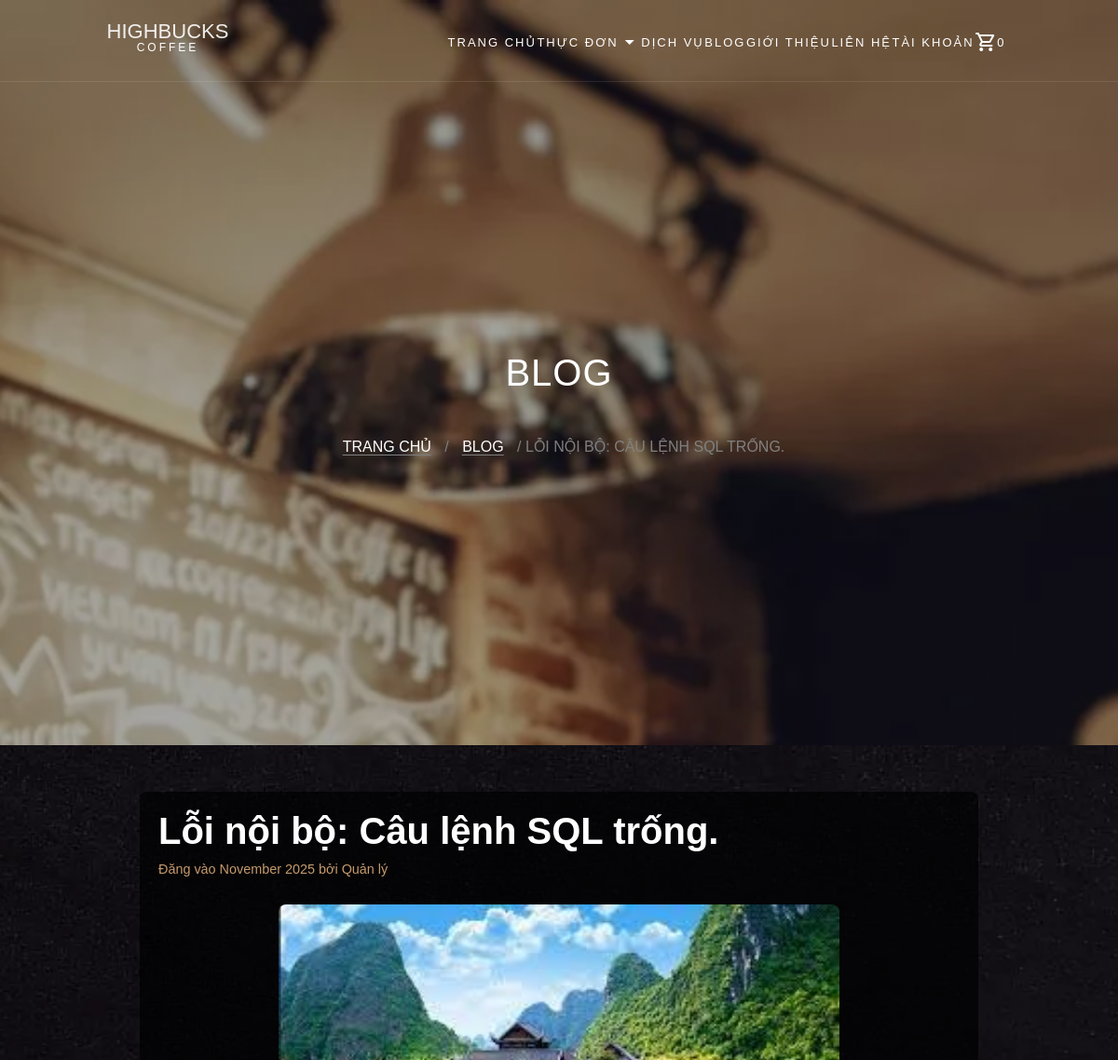
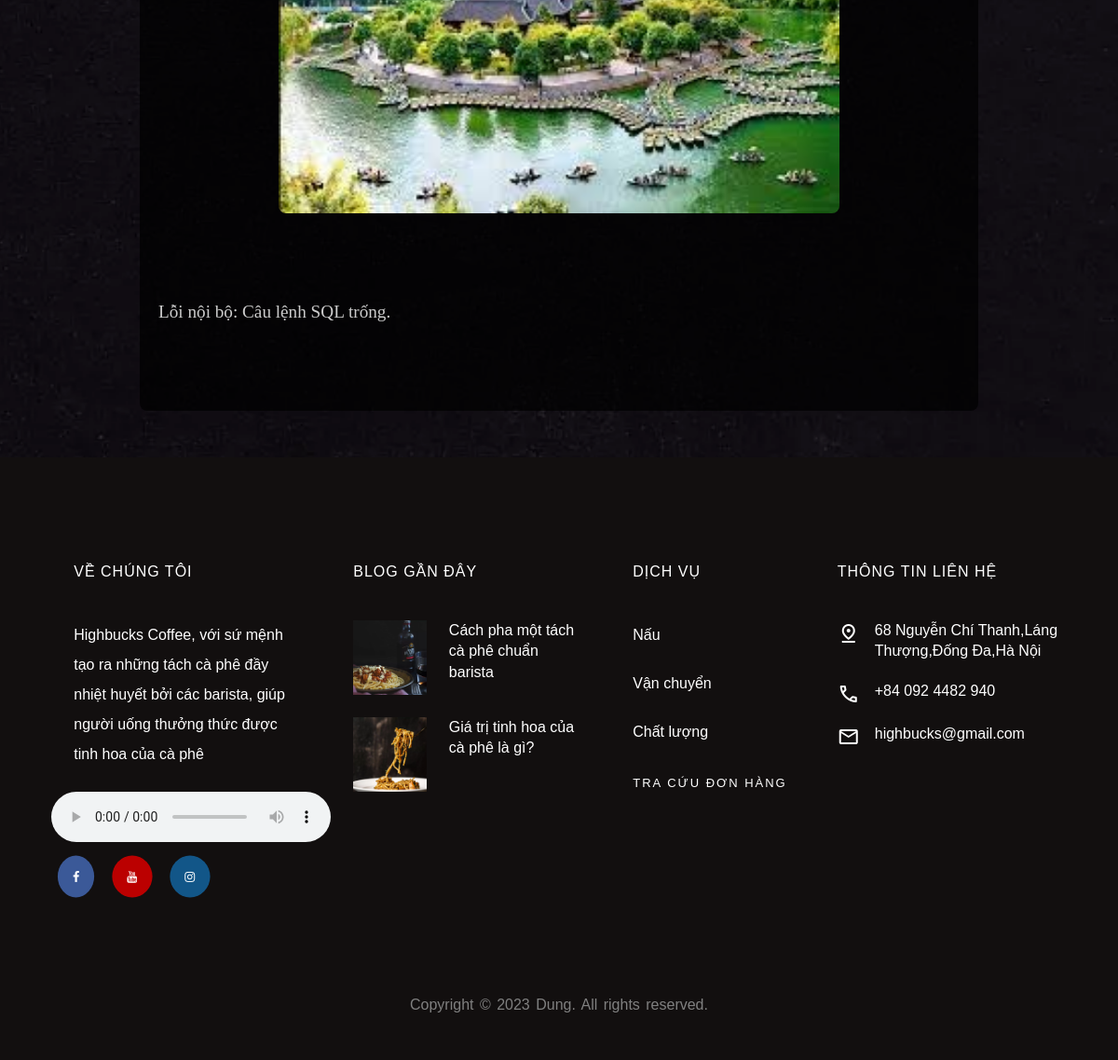
/Page/blog_detail.php?id=8, run on the app's committed database (2 pictures, top to bottom).
### tables this page shows
CREATE TABLE IF NOT EXISTS `blog_posts` (
  `id` int NOT NULL AUTO_INCREMENT,
  `title` varchar(255) NOT NULL,
  `content` text NOT NULL,
  `image_url` varchar(255) DEFAULT NULL,
  `author` varchar(100) NOT NULL DEFAULT 'ADMIN',
  `created_at` datetime DEFAULT CURRENT_TIMESTAMP,
  PRIMARY KEY (`id`)
);

### Page/blog_detail.php (the view, shortened to what this page needs)
<?php
include_once '../PHP/Connect.php';
$post = null;
$page_title = "Blog";
$post_id = isset($_GET['id']) ? (int)$_GET['id'] : 0;
if ($post_id) {
    $sql = "SELECT id, title, content, image_url, author, created_at FROM blog_posts WHERE id = ?";
    $stmt = $conn->prepare($sql);
    $stmt->bind_param("i", $post_id);
    $stmt->execute();
    $result = $stmt->get_result();
    $post = $result->fetch_assoc();
    if ($post) {
        $page_title = $post['title'];
    } else {
        $page_title = "Không tìm thấy bài viết";
    }
} else {
    $page_title = "Không tìm thấy bài viết";
}
?>
<!DOCTYPE html>
<html lang="vi">
<head>
    <link rel="stylesheet" href="../Css/blog.css">
    <link rel="stylesheet" href="https://cdnjs.cloudflare.com/ajax/libs/font-awesome/4.7.0/css/font-awesome.min.css">
</head>
<body>
    <?php include '../PHP/Menu.php'; ?>
    <div class="banner">
        <h1>BLOG</h1>
        <p>
            <a href="index.php">Trang chủ</a> /
            <a href="blog.php">Blog</a> /
            <span style="color: gray;"><?php echo htmlspecialchars($page_title); ?></span>
        </p>
    </div>
    <div class="blog-detail-container">
        <?php if ($post): ?>
            <div class="blog-detail-header">
                <h1><?php echo htmlspecialchars($post['title'] ?? ''); ?></h1>
                <p class="blog-meta">
                    Đăng vào <?php echo date('F Y', strtotime($post['created_at'] ?? '')); ?> bởi <?php echo htmlspecialchars($post['author'] ?? ''); ?>
                </p>
                <img src="../Pic/<?php echo htmlspecialchars($post['image_url'] ?? 'placeholder.jpg'); ?>" alt="<?php echo htmlspecialchars($post['title'] ?? ''); ?>">
            </div>
            <div class="blog-content">
                <p><?php echo nl2br(htmlspecialchars($post['content'])); ?></p>
            </div>
        <?php else: ?>
            <h1>Không tìm thấy bài viết</h1>
            <p>Bài viết bạn đang tìm kiếm không tồn tại hoặc đã bị xóa. Vui lòng <a href="blog.php">quay lại trang blog</a>.</p>
        <?php endif; ?>
    </div>
    <?php include_once("../PHP/Footer.php"); ?>
</body>
</html>

### Css/blog.css (style rules this page uses)
* { padding: 0; margin: 0; box-sizing: border-box; }
html,body { height: 100%; position: relative; scroll-behavior: smooth; font-family: Verdana, sans-serif; background-image: url(../Pic/bg_4.jpg); background-position: center; background-repeat: no-repeat; background-size: cover; background-attachment: fixed; color: gray; font-weight: 300; }
.banner { text-transform: uppercase; height: 100%; width: 100%; background-image: linear-gradient(rgba(0, 0, 0, 0.35), rgba(0, 0, 0, 0.35)),url(../Pic/bg_3.jpg); background-size: cover; background-position: center center; background-repeat: no-repeat; background-attachment: fixed; }
.banner h1 { text-transform: uppercase; font-size: 40px; color: #fff; line-height: 1.5; font-weight: normal; letter-spacing: 1px; position: absolute; top: 50%; left: 50%; transform: translate(-50%, -50%); }
.banner p { text-align: center; position: absolute; top: 60%; left: 50%; transform: translate(-50%, -50%); }
.banner a { text-decoration: none; border-bottom: 1px solid gray; margin: 0 10px; color: white; font-size: 16px; }

### Page/blog_detail.php (style rules this page uses)
.blog-detail-container { max-width: 900px; margin: 50px auto; padding: 20px; background-color: rgba(0,0,0,0.7); border-radius: 8px; color: #ccc; }
.blog-detail-header img { width: 70%; height: auto; border-radius: 8px; margin: 20px auto; display: block; }
.blog-detail-header h1 { font-size: 2.5em; color: #fff; margin-bottom: 10px; }
.blog-meta { font-size: 0.9em; color: #c49a6c; margin-bottom: 30px; }
.blog-content { font-family: 'Playfair Display', serif; font-size: 1.2em; line-height: 1.8; white-space: pre-wrap; }

### data on the page
blog_posts: title "LỖI NỘI BỘ: CÂU LỆNH SQL TRỐNG.", title "Lỗi nội bộ: Câu lệnh SQL trống.", created_at "November 2025", author "Quản lý", image_url (picture), content "Lỗi nội bộ: Câu lệnh SQL trống."

### other printed values
$cart_item_count "0"
